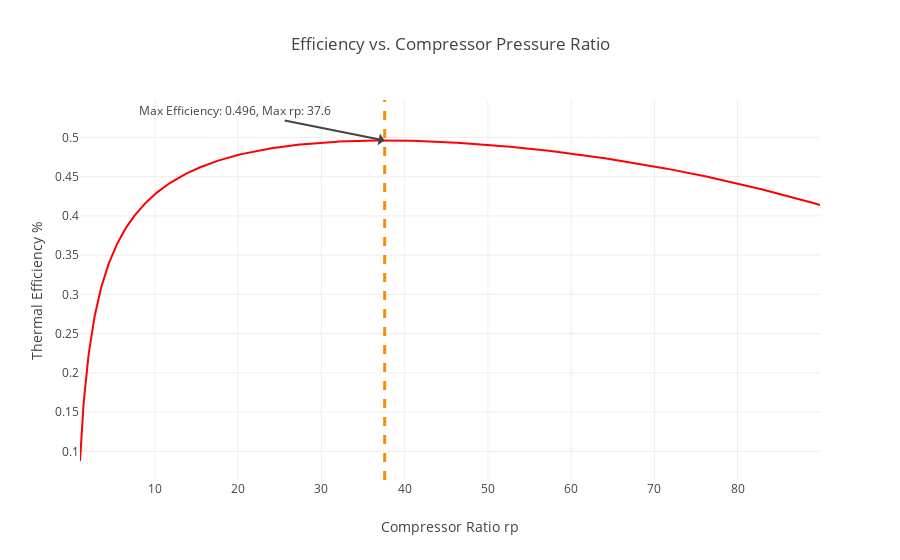

Notebook cell for this chart:
### Code cell
def get_efficiency_vary_rp(rp):
    turbo = turbojet_engine()
    turbo.rp = rp
    turbo.cycle_analysis()
    turbo.perform_analysis()
    return turbo.eta_th

rp_arr = np.arange(start = 1, stop = 90, step = 0.1)
eta_th_arr = np.array([])
for i in range(len(rp_arr)):
    eta_th_arr = np.append(eta_th_arr, get_efficiency_vary_rp(rp_arr[i]))

fig = go.Figure()
fig.add_trace(go.Scatter(
    x=rp_arr,
    y=eta_th_arr,
    marker_color='red',
    name='Efficiency (%)'
))

# assuming rp_arr and eta_th_arr are defined
max_efficiency_idx = np.argmax(eta_th_arr)
max_rp = rp_arr[max_efficiency_idx]
max_eta = eta_th_arr[max_efficiency_idx]
# Add annotation for max value
fig.add_annotation(
    x=max_rp,
    y=max_eta,
    text=f"Max Efficiency: {round(max_eta,3)}, Max rp: {round(max_rp,5)}",
    showarrow=True,
    arrowhead=1,
    ax=-150,
    ay=-30
)

fig.add_vline(x=rp_arr[np.argmax(eta_th_arr)], line_width=3, line_dash="dash", line_color="DarkOrange")

fig.update_layout(
    title_text = 'Efficiency vs. Compressor Pressure Ratio',
    template=mode,
    xaxis_title = 'Compressor Ratio rp',
    yaxis_title = 'Thermal Efficiency %'
)

fig.show()

### Figure 1 — Plotly figure (JSON) as saved in the notebook; plotly's stock layout.template omitted (floating-point values rounded to 4 significant figures; data arrays with more than 128 entries replaced by an {"elided": "..."} marker saying what was removed)
{"data": [{"marker": {"color": "red"}, "name": "Efficiency (%)", "type": "scatter", "x": {"elided": "890 float values"}, "y": {"elided": "890 float values"}}], "layout": {"annotations": [{"arrowhead": 1, "ax": -150, "ay": -30, "showarrow": true, "text": "Max Efficiency: 0.496, Max rp: 37.6", "x": 37.6, "y": 0.4961}], "shapes": [{"line": {"color": "DarkOrange", "dash": "dash", "width": 3}, "type": "line", "x0": 37.6, "x1": 37.6, "xref": "x", "y0": 0, "y1": 1, "yref": "y domain"}], "title": {"text": "Efficiency vs. Compressor Pressure Ratio"}, "xaxis": {"title": {"text": "Compressor Ratio rp"}}, "yaxis": {"title": {"text": "Thermal Efficiency %"}}}}
